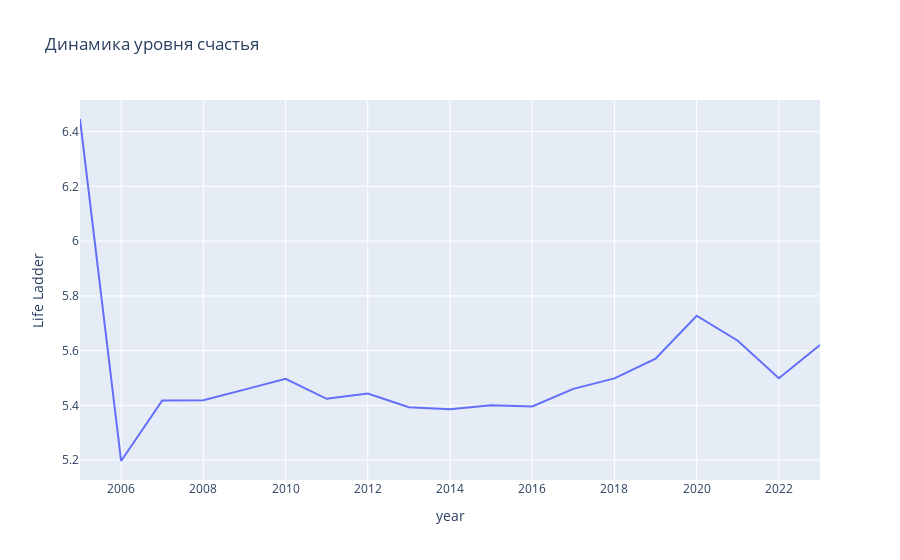

The code cell stored with this chart in its notebook:
### Code cell
mean_happiness = df.groupby('year')['Life Ladder'].mean().reset_index()
fig = px.line(mean_happiness, x='year', y='Life Ladder', title='Динамика уровня счастья')
fig.show()

### Figure 1 — Plotly figure (JSON) as saved in the notebook; plotly's stock layout.template omitted (floating-point values rounded to 4 significant figures)
{"data": [{"hovertemplate": "year=%{x}<br>Life Ladder=%{y}<extra></extra>", "legendgroup": "", "line": {"color": "#636efa", "dash": "solid"}, "marker": {"symbol": "circle"}, "mode": "lines", "name": "", "orientation": "v", "showlegend": false, "type": "scatter", "x": [2005, 2006, 2007, 2008, 2009, 2010, 2011, 2012, 2013, 2014, 2015, 2016, 2017, 2018, 2019, 2020, 2021, 2022, 2023], "xaxis": "x", "y": [6.446, 5.197, 5.418, 5.419, 5.458, 5.497, 5.424, 5.444, 5.393, 5.386, 5.401, 5.396, 5.46, 5.499, 5.571, 5.728, 5.636, 5.499, 5.621], "yaxis": "y"}], "layout": {"legend": {"tracegroupgap": 0}, "title": {"text": "Динамика уровня счастья"}, "xaxis": {"anchor": "y", "domain": [0, 1], "title": {"text": "year"}}, "yaxis": {"anchor": "x", "domain": [0, 1], "title": {"text": "Life Ladder"}}}}
